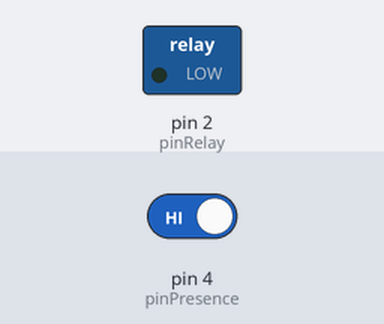
This sketch was run on a simulated Arduino Uno, built with avr-gcc and run on an emulated ATmega328P. Parts: switched loads named in the sketch (green lamp = pin HIGH). The test bench sets the inputs (shaded band); at power-on: pin 4 (pinPresence) HIGH.

Above: at 2.8 s.
2.9 s: pin 4 (pinPresence) driven LOW
At 4.2 s:
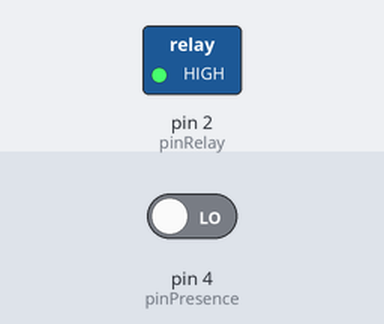
4.5 s: pin 4 (pinPresence) driven HIGH
At 5.7 s:
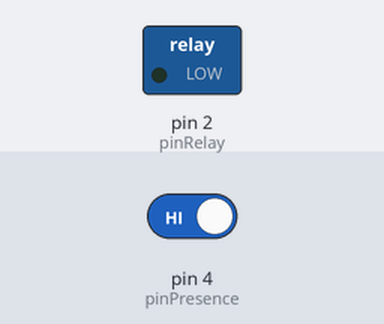
Timing chart, 0 to 7.5 s (numbered marks = the images above; inputs shaded):
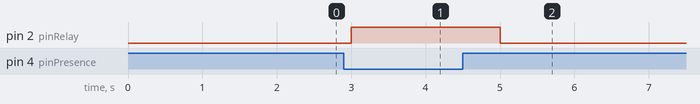

Measured:
- after the input at 2.9 s, pin 2 (pinRelay): LOW → HIGH after 0.10 s
- after the input at 4.5 s, pin 2 (pinRelay): HIGH → LOW after 0.50 s

The sketch:

relay_pir.ino
```cpp
#include <JeeLib.h>

const int pinRelay = 2;
const int pinPresence = 4;
int presence = -1;
int lastPresence = -1;

ISR(WDT_vect) { Sleepy::watchdogEvent(); }

void setup() {
  // put your setup code here, to run once:
pinMode(pinRelay,OUTPUT);
pinMode(pinPresence,INPUT);
}

void loop() {
  // put your main code here, to run repeatedly:
  presence =  digitalRead(pinPresence);
  if(lastPresence != presence) {
    digitalWrite(pinRelay, (!presence));
    lastPresence = presence;
  }
  Sleepy::loseSomeTime(1000);
}
```
